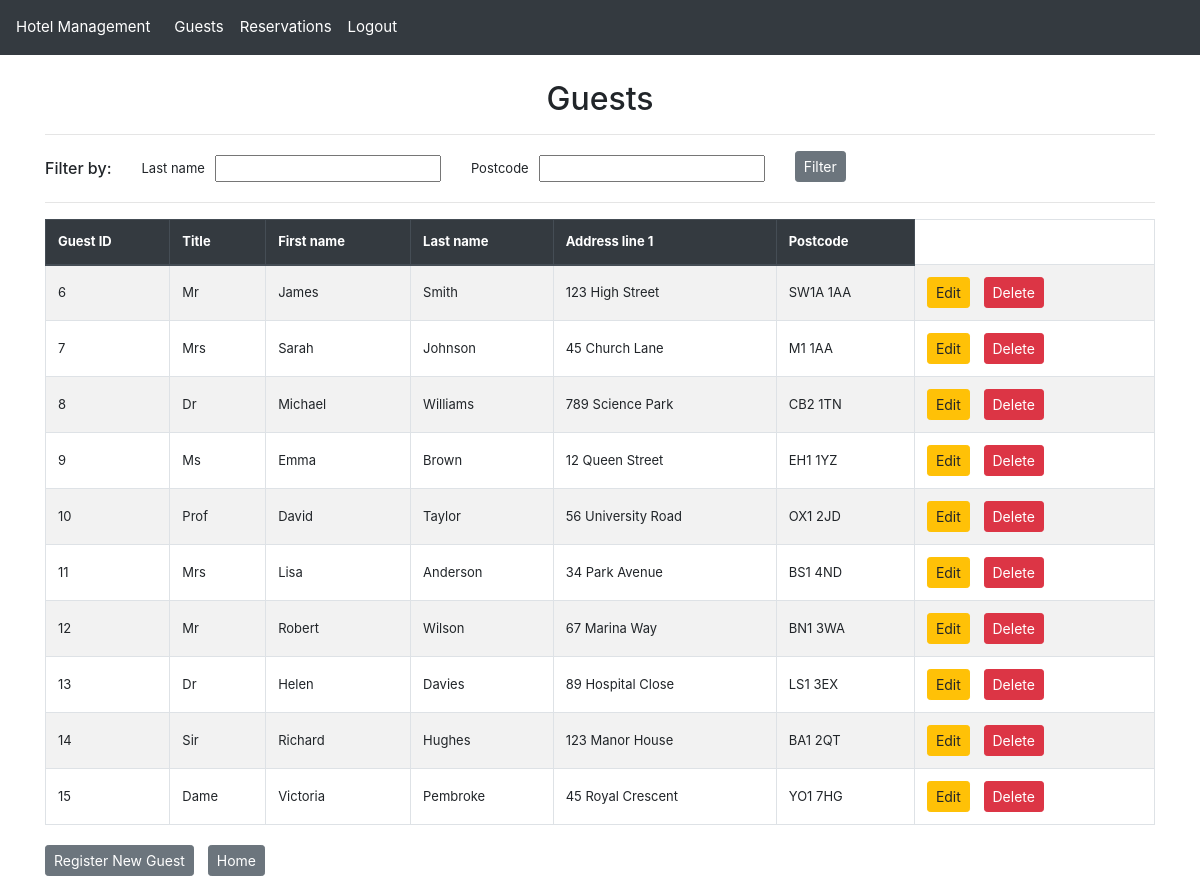
/guest/ (signed in), run on the app's committed database.
### hotel_app/models.py (models this page shows, shortened)
class Guest(models.Model):
    guest_id = models.AutoField(primary_key=True)  # Unique identifier for each guest
    title = models.CharField(
        max_length=10,
        validators=[validate_title]
    )  # Guest's title (Mr., Mrs., Ms., etc.)
    first_name = models.CharField(
        max_length=50,
        validators=[
            RegexValidator(
                r'^[A-Za-z\-\' ]+$',
                message="First name can only contain letters, hyphens, apostrophes and spaces"
            )
        ]
    )  # Guest's first name
    last_name = models.CharField(
        max_length=50,
        validators=[
            RegexValidator(
                r'^[A-Za-z\-\' ]+$',
                message="Last name can only contain letters, hyphens, apostrophes and spaces"
            )
        ]
    )  # Guest's last name
    phone_number = models.CharField(
        max_length=11,
        validators=[
            RegexValidator(
                r'^(07\d{9}|0\d{10})$',
                message="Phone number must be a valid UK number with only digits (e.g., '07123456789' or '02012345678')"
            )
        ]
    )  # Contact phone number
    email = models.EmailField(
        max_length=320,
        validators=[
            RegexValidator(
                r'^[a-zA-Z0-9._%+-]+@[a-zA-Z0-9.-]+\.[a-zA-Z]{2,}$',
                message="Please enter a valid email address"
            )
        ]
    )  # Contact email address
    address_line1 = models.CharField(
        max_length=80,
        validators=[
            RegexValidator(
                r'^[A-Za-z0-9\-\',\. ]+$',
                message="Address can only contain letters, numbers, hyphens, apostrophes, commas, periods and spaces"
            )
        ]
    )  # Primary address line
    address_line2 = models.CharField(
        max_length=80,
        blank=True,
        null=True,
        validators=[
            RegexValidator(
                r'^[A-Za-z0-9\-\',\. ]+$',
                message="Address can only contain letters, numbers, hyphens, apostrophes, commas, periods and spaces"
            )
        ]
    )  # Secondary address line (optional)
    city = models.CharField(
        max_length=80,
        validators=[
            RegexValidator(
                r'^[A-Za-z\-\' ]+$',
                message="City can only contain letters, hyphens, apostrophes and spaces"
            )
        ]
    )  # City of residence
    county = models.CharField(
        max_length=80,
        validators=[
            RegexValidator(
                r'^[A-Za-z\-\' ]+$',
                message="County can only contain letters, hyphens, apostrophes and spaces"
            )
        ]
    )  # County/state/region
    postcode = models.CharField(
        max_length=8,
        validators=[
            RegexValidator(
                r'^([A-Za-z][A-Ha-hJ-Yj-y]?\d[A-Za-z\d]? ?\d[A-Za-z]{2}|GIR ?0A{2})$',
                message="Please enter a valid UK postcode (e.g., 'SW1A 1AA', 'M1 1AA' or 'B338TH')"
            )
        ]
    )  # Postal/ZIP code

### hotel_app/views.py (the view, shortened to what this page needs)
# urls.py: path('guest/', views.guest_list_view, name="guest_list"),  # List all guests
@login_required
def guest_list_view(request):
    guest_filter = GuestFilter(request.GET, queryset=Guest.objects.all())
    validation_errors = []
    if validation_errors:
        from django.contrib import messages
        for error in validation_errors:
            messages.error(request, error)
        guest_filter = GuestFilter(queryset=Guest.objects.all())
    return render(request, 'guest_list.html', {
        'filter': guest_filter
    })

### hotel_app/filters.py (called while the page is built)
    @property
    def qs(self):
        qs = super().qs
        if self.data.get('last_name'):
            is_valid, error = self.validate_last_name(self.data['last_name'])
            if not is_valid:
                logger.warning(f"Invalid last name format: {self.data['last_name']}")
                return self.queryset.none()  # Return empty queryset for invalid input
        return qs

### hotel_app/templatetags/custom_filters.py (called while the page is built)
@register.filter(name='is_in_group')
def is_in_group(user, group_name):
    return user.groups.filter(name=group_name).exists()

### hotel_app/templates/guest_list.html (shortened to what this page needs)
{% extends "guest_list_base.html" %}
{% block heading %}
Guests
{% endblock %}
{% block actions %}
<div class="button-group">
    <a href="{% url 'guest_update' guest.guest_id %}" class="btn btn-warning btn-sm" >Edit</a>
    <a href="{% url 'guest_delete' guest.guest_id %}" class="btn btn-danger btn-sm" >Delete</a>
</div>
{% endblock %}
{% block footer %}
<div class="button-group">
    <a href="{% url 'guest_create' %}?mode=list" class="btn btn-secondary btn-sm">Register New Guest</a>
    <a href="{% url 'home' %}" class="btn btn-secondary btn-sm">Home</a>
</div>
{% endblock %}

### hotel_app/templates/guest_list_base.html (shortened to what this page needs)
{% extends "base.html" %}
{% block content %}
    <h2 class="text-center">{% block heading %}{% endblock %}</h2>
    <hr>
    <div class="row align-items-center">
        <div class="col-auto text-center" style="font-size: 13px; vertical-align: middle;">
            <h6 class="fw-bold mb-0">Filter by:</h6>
        </div>
        <div class="col">
            <form method="get" class="row g-3">
                {% for field in filter.form %}
                <div class="col-md-auto d-flex align-items-center mt-1 mb-1">
                    <label for="{{ field.id_for_label }}" class="form-label fw-bold" style="font-size: 13px; margin-right: 10px; margin-bottom: 0; vertical-align: middle;">{{ field.label }}</label>
                    {{ field }}
                </div>
                {% endfor %}
                <div class="col-md-auto">
                    <button type="submit" class="btn btn-secondary btn-sm">Filter</button>
                </div>
            </form>
        </div>
    </div>
    <hr>
    <table class="table table-bordered table-striped ">
        <thead class="thead-dark">
            <tr>
                <th>Guest ID</th>
                <th>Title</th>
                <th>First name</th>
                <th>Last name</th>
                <th>Address line 1</th>
                <th>Postcode</th>
            </tr>
        </thead>
        <tbody>
            {% for guest in filter.qs %}
            <tr>
                <td>{{ guest.guest_id }} </td>
                <td>{{ guest.title }} </td>
                <td>{{ guest.first_name }} </td>
                <td>{{ guest.last_name }} </td>
                <td>{{ guest.address_line1 }} </td>
                <td>{{ guest.postcode }} </td>
                <td>
                    {% block actions %}{% endblock %}
                </td>
            </tr>
            {% endfor %}
        </tbody>
    </table>
{% endblock %}

### static/css/styles.css (style rules this page uses)
body { padding-top: 56px; font-size: 14px; }
.table th, .table td { vertical-align: middle; font-size: 13px; }
.button-group a, button { margin-right: 10px; }

### data on the page
Guest: guest_id "6", title "Mr", first_name "James", last_name "Smith", address_line1 "123 High Street", postcode "SW1A 1AA"
Guest: guest_id "7", title "Mrs", first_name "Sarah", last_name "Johnson", address_line1 "45 Church Lane", postcode "M1 1AA"
Guest: guest_id "8", title "Dr", first_name "Michael", last_name "Williams", address_line1 "789 Science Park", postcode "CB2 1TN"
Guest: guest_id "9", title "Ms", first_name "Emma", last_name "Brown", address_line1 "12 Queen Street", postcode "EH1 1YZ"
Guest: guest_id "10", title "Prof", first_name "David", last_name "Taylor", address_line1 "56 University Road", postcode "OX1 2JD"
Guest: guest_id "11", title "Mrs", first_name "Lisa", last_name "Anderson", address_line1 "34 Park Avenue", postcode "BS1 4ND"
Guest: guest_id "12", title "Mr", first_name "Robert", last_name "Wilson", address_line1 "67 Marina Way", postcode "BN1 3WA"
Guest: guest_id "13", title "Dr", first_name "Helen", last_name "Davies", address_line1 "89 Hospital Close", postcode "LS1 3EX"
Guest: guest_id "14", title "Sir", first_name "Richard", last_name "Hughes", address_line1 "123 Manor House", postcode "BA1 2QT"
Guest: guest_id "15", title "Dame", first_name "Victoria", last_name "Pembroke", address_line1 "45 Royal Crescent", postcode "YO1 7HG"

### other printed values
{{ field.label }} "Last name" "Postcode"
